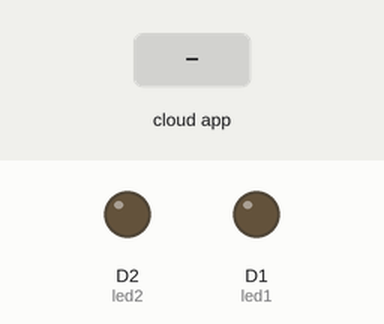
This sketch was run on a simulated ESP8266 (NodeMCU). Parts: output pins drawn as LEDs (lit = HIGH). The inputs (shaded band) are chosen by the test bench. WiFi joins after 1.5 s; servers stay silent unless stated; no MQTT or app messages arrive unless stated; what the sketch prints to the serial monitor is not drawn.

Above: at 2.7 s.
2.8 s: the phone or cloud app sets led01 to 1
At 4.0 s:
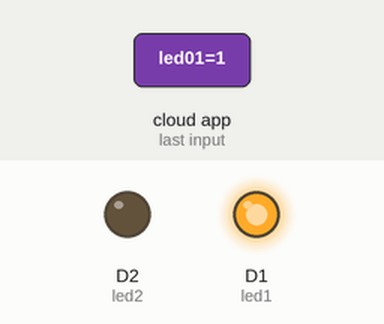
4.3 s: the phone or cloud app sets led02 to 1
At 5.2 s:
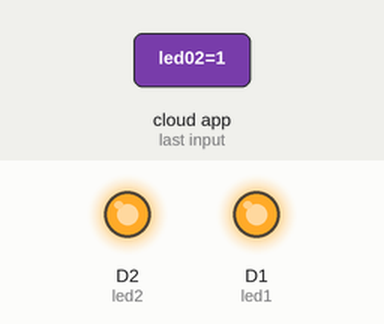
5.8 s: the phone or cloud app sets led01 to 0
At 6.9 s:
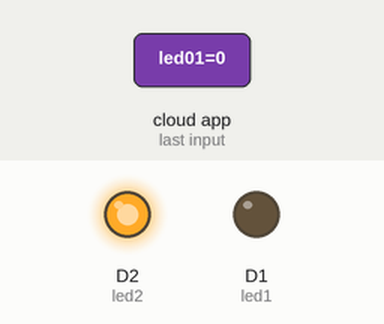
7.3 s: the phone or cloud app sets led02 to 0
At 7.8 s:
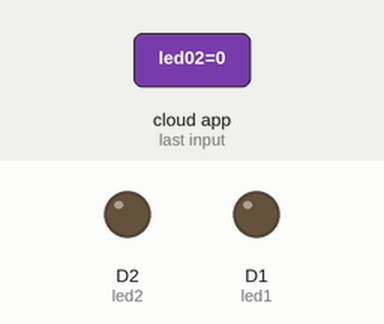
Timing chart, 0 to 9.8 s (numbered marks = the images above; inputs shaded):
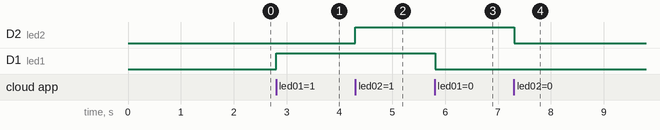

Measured:
- after the input at 2.8 s, D1 (led1): LOW → HIGH at once
- after the input at 4.3 s, D2 (led2): LOW → HIGH at once
- after the input at 5.8 s, D1 (led1): HIGH → LOW at once
- after the input at 7.3 s, D2 (led2): HIGH → LOW at once

The sketch:

sketch_dec3a.ino
```cpp
#include <ESP8266WiFi.h>
#include "Adafruit_MQTT.h"
#include "Adafruit_MQTT_Client.h"

#define led1           D1
#define led2           D2


#define WLAN_SSID       "Quynh Chi"             // Your SSID
#define WLAN_PASS       "doquynhchi"        // Your password

/************************* Adafruit.io Setup *********************************/

#define AIO_SERVER      "io.adafruit.com" //Adafruit Server
#define AIO_SERVERPORT  1883
#define AIO_USERNAME    "DeamonKing2002"            // Username
#define AIO_KEY         "aio_WaQo04oIs7TNcxUst3frSc3ZIBgM"   // Auth Key

//WIFI CLIENT
WiFiClient client;

Adafruit_MQTT_Client mqtt(&client, AIO_SERVER, AIO_SERVERPORT, AIO_USERNAME, AIO_KEY);

Adafruit_MQTT_Subscribe Light1 = Adafruit_MQTT_Subscribe(&mqtt, AIO_USERNAME"/feeds/led01"); // Feeds name should be same everywhere
Adafruit_MQTT_Subscribe Light2 = Adafruit_MQTT_Subscribe(&mqtt, AIO_USERNAME "/feeds/led02");


void MQTT_connect();

void setup() {
  Serial.begin(115200);

  pinMode(led1, OUTPUT);
  pinMode(led2, OUTPUT);


  // Connect to WiFi access point.
  Serial.println(); Serial.println();
  Serial.print("Connecting to ");
  Serial.println(WLAN_SSID);

  WiFi.begin(WLAN_SSID, WLAN_PASS);
  while (WiFi.status() != WL_CONNECTED) {
    delay(500);
    Serial.print(".");
  }
  Serial.println();

  Serial.println("WiFi connected");
  Serial.println("IP address: ");
  Serial.println(WiFi.localIP());

  mqtt.subscribe(&Light1);
  mqtt.subscribe(&Light2);

}

void loop() {

  MQTT_connect();


  Adafruit_MQTT_Subscribe *subscription;
  while ((subscription = mqtt.readSubscription(20000))) {
    if (subscription == &Light1) {
      Serial.print(F("Got: "));
      Serial.println((char *)Light1.lastread);
      int Light1_State = atoi((char *)Light1.lastread);
      digitalWrite(led1, Light1_State);

    }
    if (subscription == &Light2) {
      Serial.print(F("Got: "));
      Serial.println((char *)Light2.lastread);
      int Light2_State = atoi((char *)Light2.lastread);
      digitalWrite(led2, Light2_State);
    }
  }


}

void MQTT_connect() {
  int8_t ret;

  if (mqtt.connected()) {
    return;
  }

  Serial.print("Connecting to MQTT... ");

  uint8_t retries = 3;

  while ((ret = mqtt.connect()) != 0) {
    Serial.println(mqtt.connectErrorString(ret));
    Serial.println("Retrying MQTT connection in 5 seconds...");
    mqtt.disconnect();
    delay(5000);
    retries--;
    if (retries == 0) {
      while (1);
    }
  }
  Serial.println("MQTT Connected!");

}
```
